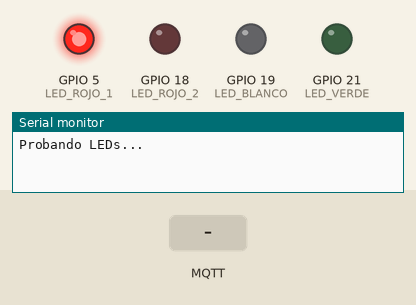
Recording of a sketch running on a simulated ESP32. Parts: output pins drawn as LEDs (lit = HIGH), the last lines printed to the serial monitor. Inputs (shaded band) come from the test bench. WiFi joins after 1.5 s; servers stay silent unless stated; no MQTT or app messages arrive unless stated.

Above: at 1.1 s.
At 1.6 s:
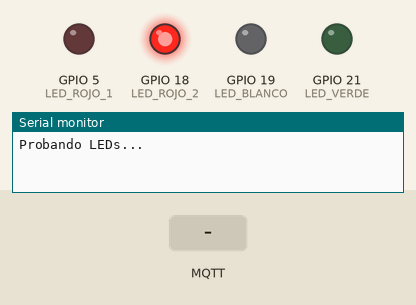
At 5.7 s:
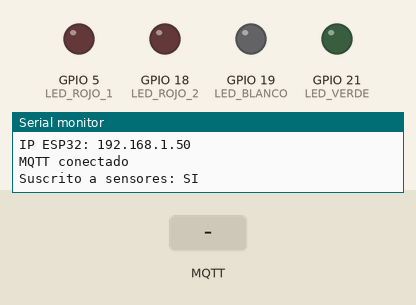
5.8 s: MQTT message "true" arrives on the first subscribed topic
7.3 s: MQTT message "si" arrives on the first subscribed topic
Timing chart, 0 to 10.3 s (numbered marks = the images above; inputs shaded):
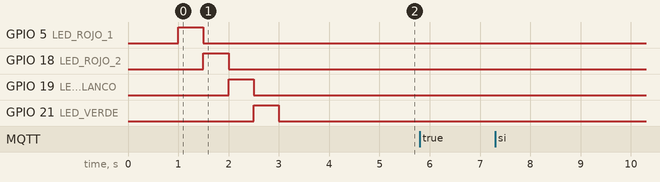

The sketch:

Suscriber_ESP32.ino
```cpp
#include <WiFi.h>
#include <PubSubClient.h>
#include <ArduinoJson.h>
#include <math.h>

// =====================================================
// WiFi
// =====================================================
const char* WIFI_SSID = "INFINITUM6388";
const char* WIFI_PASSWORD = "YRTQy3dXNX";

// =====================================================
// MQTT
// =====================================================
const char* MQTT_BROKER = "192.168.1.107";
const int MQTT_PORT = 1883;

const char* CLIENT_ID = "esp32-leds-cadena-frio";

// IMPORTANTE:
// Solo escuchamos /sensores porque trae TODO el estado completo.
const char* TOPIC_SENSORES = "escom/iot/equipoX/cadena_frio/sensores";

// =====================================================
// Pines de LEDs
// =====================================================
const int LED_ROJO_1 = 5;   // Producto fuera de rango
const int LED_ROJO_2 = 18;  // Ambiente fuera de rango
const int LED_BLANCO = 19;  // Puerta abierta
const int LED_VERDE  = 21;  // Todo OK

// Si tus LEDs están conectados así:
// GPIO -> resistencia -> LED -> GND
const int LED_ON = HIGH;
const int LED_OFF = LOW;

// Si algún LED prende al revés, cambia a:
// const int LED_ON = LOW;
// const int LED_OFF = HIGH;

// =====================================================
// Cliente WiFi/MQTT
// =====================================================
WiFiClient espClient;
PubSubClient mqttClient(espClient);

// =====================================================
// Apagar todos los LEDs
// =====================================================
void apagarLeds() {
  digitalWrite(LED_ROJO_1, LED_OFF);
  digitalWrite(LED_ROJO_2, LED_OFF);
  digitalWrite(LED_BLANCO, LED_OFF);
  digitalWrite(LED_VERDE, LED_OFF);
}

// =====================================================
// Prueba física de LEDs
// =====================================================
void probarLeds() {
  Serial.println("Probando LEDs...");

  apagarLeds();

  digitalWrite(LED_ROJO_1, LED_ON);
  delay(500);
  digitalWrite(LED_ROJO_1, LED_OFF);

  digitalWrite(LED_ROJO_2, LED_ON);
  delay(500);
  digitalWrite(LED_ROJO_2, LED_OFF);

  digitalWrite(LED_BLANCO, LED_ON);
  delay(500);
  digitalWrite(LED_BLANCO, LED_OFF);

  digitalWrite(LED_VERDE, LED_ON);
  delay(500);
  digitalWrite(LED_VERDE, LED_OFF);

  Serial.println("Prueba de LEDs terminada.");
}

// =====================================================
// Leer booleano de forma segura
// =====================================================
bool leerBool(JsonVariantConst valor, bool defaultValue = false) {
  if (valor.isNull()) {
    return defaultValue;
  }

  if (valor.is<bool>()) {
    return valor.as<bool>();
  }

  if (valor.is<int>()) {
    return valor.as<int>() != 0;
  }

  if (valor.is<const char*>()) {
    String texto = valor.as<String>();
    texto.toLowerCase();

    if (texto == "true" || texto == "1" || texto == "si" || texto == "abierta" || texto == "open") {
      return true;
    }

    if (texto == "false" || texto == "0" || texto == "no" || texto == "cerrada" || texto == "closed") {
      return false;
    }
  }

  return defaultValue;
}

// =====================================================
// Aplicar estado a LEDs
// =====================================================
void aplicarLeds(
  String estado,
  bool puertaAbierta,
  bool productoFueraRango,
  bool ambienteFueraRango,
  bool hayMasDeDosErrores,
  bool sensoresValidos
) {
  // =====================================================
  // Cada LED es independiente
  // =====================================================

  // Rojo 1: temperatura de PRODUCTO fuera de rango
  bool ledRojo1 = productoFueraRango;

  // Rojo 2: temperatura de AMBIENTE fuera de rango
  bool ledRojo2 = ambienteFueraRango;

  // Blanco: puerta abierta (sin importar la temperatura)
  bool ledBlanco = puertaAbierta;

  // Verde: SOLO cuando ambas temperaturas están en rango
  // (se agrega sensoresValidos para no prender verde si un sensor murió)
  bool ledVerde = (!productoFueraRango && !ambienteFueraRango && sensoresValidos);

  // =====================================================
  // Aplicar salidas físicas
  // =====================================================
  digitalWrite(LED_ROJO_1, ledRojo1 ? LED_ON : LED_OFF);
  digitalWrite(LED_ROJO_2, ledRojo2 ? LED_ON : LED_OFF);
  digitalWrite(LED_BLANCO, ledBlanco ? LED_ON : LED_OFF);
  digitalWrite(LED_VERDE, ledVerde ? LED_ON : LED_OFF);

  // =====================================================
  // Debug
  // =====================================================
  Serial.println("========== RESULTADO LEDS ==========");
  Serial.print("Estado: ");                  Serial.println(estado);
  Serial.print("Puerta abierta: ");          Serial.println(puertaAbierta ? "SI" : "NO");
  Serial.print("Producto fuera de rango: "); Serial.println(productoFueraRango ? "SI" : "NO");
  Serial.print("Ambiente fuera de rango: "); Serial.println(ambienteFueraRango ? "SI" : "NO");
  Serial.print("Sensores válidos: ");        Serial.println(sensoresValidos ? "SI" : "NO");
  Serial.print("LED Rojo 1 (producto): ");   Serial.println(ledRojo1 ? "ON" : "OFF");
  Serial.print("LED Rojo 2 (ambiente): ");   Serial.println(ledRojo2 ? "ON" : "OFF");
  Serial.print("LED Blanco (puerta): ");     Serial.println(ledBlanco ? "ON" : "OFF");
  Serial.print("LED Verde (OK temps): ");    Serial.println(ledVerde ? "ON" : "OFF");
  Serial.println("====================================");
}

// =====================================================
// Procesar JSON de /sensores
// =====================================================
void procesarJson(JsonDocument& doc) {
  String estado = doc["estado"] | "DESCONOCIDO";

  JsonObjectConst data = doc["data"].as<JsonObjectConst>();
  JsonObjectConst rangos = doc["rangos"].as<JsonObjectConst>();
  JsonObjectConst alertas = doc["alertas"].as<JsonObjectConst>();
  JsonObjectConst valid = doc["valid"].as<JsonObjectConst>();

  // =====================================================
  // Validación de sensores
  // =====================================================
  bool ds18b20Ok = leerBool(valid["ds18b20"], false);
  bool bmp280Ok = leerBool(valid["bmp280"], false);
  bool mc38Ok = leerBool(valid["mc38"], false);

  bool sensoresValidos = ds18b20Ok && bmp280Ok && mc38Ok;

  // =====================================================
  // Puerta
  // Se revisa por alertas y también por data.
  // En tu MCU: puerta_raw HIGH/1 = abierta, LOW/0 = cerrada.
  // =====================================================
  bool puertaPorAlerta = leerBool(alertas["puerta_abierta"], false);

  String puertaTexto = data["puerta"] | "";
  puertaTexto.toLowerCase();

  int puertaRaw = data["puerta_raw"] | -1;

  bool puertaPorTexto = puertaTexto == "abierta";
  bool puertaPorRaw = puertaRaw == 1;

  bool puertaAbierta = puertaPorAlerta || puertaPorTexto || puertaPorRaw;

  // =====================================================
  // Temperaturas y rangos
  // =====================================================
  float tempProducto = data["temperatura_producto_c"] | NAN;
  float tempAmbiente = data["temperatura_ambiente_c"] | NAN;

  float productoMin = rangos["producto"]["min_c"] | NAN;
  float productoMax = rangos["producto"]["max_c"] | NAN;

  float ambienteMin = rangos["ambiente"]["min_c"] | NAN;
  float ambienteMax = rangos["ambiente"]["max_c"] | NAN;

  // Primero leemos las alertas que ya vienen calculadas
  bool productoFueraPorAlerta = leerBool(alertas["temperatura_producto_fuera_rango"], false);
  bool ambienteFueraPorAlerta = leerBool(alertas["temperatura_ambiente_fuera_rango"], false);

  // También calculamos en el ESP32 como respaldo
  bool productoFueraPorCalculo = false;
  bool ambienteFueraPorCalculo = false;

  if (!isnan(tempProducto) && !isnan(productoMin) && !isnan(productoMax)) {
    productoFueraPorCalculo = tempProducto < productoMin || tempProducto > productoMax;
  }

  if (!isnan(tempAmbiente) && !isnan(ambienteMin) && !isnan(ambienteMax)) {
    ambienteFueraPorCalculo = tempAmbiente < ambienteMin || tempAmbiente > ambienteMax;
  }

  bool productoFueraRango = productoFueraPorAlerta || productoFueraPorCalculo;
  bool ambienteFueraRango = ambienteFueraPorAlerta || ambienteFueraPorCalculo;

  // =====================================================
  // Errores
  // =====================================================
  int totalErrores = 0;

  if (doc["errors"].is<JsonArray>()) {
    totalErrores = doc["errors"].as<JsonArray>().size();
  }

  bool hayMasDeDosErrores = totalErrores > 2;

  // =====================================================
  // Debug
  // =====================================================
  Serial.println("========== JSON INTERPRETADO ==========");
  Serial.print("estado: ");
  Serial.println(estado);

  Serial.print("puertaTexto: ");
  Serial.println(puertaTexto);

  Serial.print("puertaRaw: ");
  Serial.println(puertaRaw);

  Serial.print("puertaAbierta final: ");
  Serial.println(puertaAbierta ? "true" : "false");

  Serial.print("tempProducto: ");
  Serial.println(tempProducto);

  Serial.print("productoMin: ");
  Serial.println(productoMin);

  Serial.print("productoMax: ");
  Serial.println(productoMax);

  Serial.print("productoFueraPorAlerta: ");
  Serial.println(productoFueraPorAlerta ? "true" : "false");

  Serial.print("productoFueraPorCalculo: ");
  Serial.println(productoFueraPorCalculo ? "true" : "false");

  Serial.print("tempAmbiente: ");
  Serial.println(tempAmbiente);

  Serial.print("ambienteMin: ");
  Serial.println(ambienteMin);

  Serial.print("ambienteMax: ");
  Serial.println(ambienteMax);

  Serial.print("ambienteFueraPorAlerta: ");
  Serial.println(ambienteFueraPorAlerta ? "true" : "false");

  Serial.print("ambienteFueraPorCalculo: ");
  Serial.println(ambienteFueraPorCalculo ? "true" : "false");

  Serial.print("totalErrores: ");
  Serial.println(totalErrores);

  Serial.print("sensoresValidos: ");
  Serial.println(sensoresValidos ? "true" : "false");

  Serial.println("=======================================");

  aplicarLeds(
    estado,
    puertaAbierta,
    productoFueraRango,
    ambienteFueraRango,
    hayMasDeDosErrores,
    sensoresValidos
  );
}

// =====================================================
// Callback MQTT
// =====================================================
void callback(char* topic, byte* payload, unsigned int length) {
  Serial.println();
  Serial.print("Mensaje recibido en topic: ");
  Serial.println(topic);

  // Seguridad extra:
  // Aunque solo estamos suscritos a /sensores, ignoramos cualquier otro topic.
  if (String(topic) != TOPIC_SENSORES) {
    Serial.println("Topic ignorado. Solo se procesa /sensores.");
    return;
  }

  Serial.print("Tamaño payload: ");
  Serial.print(length);
  Serial.println(" bytes");

  DynamicJsonDocument doc(12288);

  DeserializationError error = deserializeJson(doc, payload, length);

  if (error) {
    Serial.print("Error al parsear JSON: ");
    Serial.println(error.c_str());
    return;
  }

  procesarJson(doc);
}

// =====================================================
// Conectar WiFi
// =====================================================
void conectarWiFi() {
  Serial.print("Conectando a WiFi: ");
  Serial.println(WIFI_SSID);

  WiFi.mode(WIFI_STA);
  WiFi.begin(WIFI_SSID, WIFI_PASSWORD);

  int intentos = 0;

  while (WiFi.status() != WL_CONNECTED && intentos < 40) {
    delay(500);
    Serial.print(".");
    intentos++;
  }

  Serial.println();

  if (WiFi.status() == WL_CONNECTED) {
    Serial.println("WiFi conectado");
    Serial.print("IP del ESP32: ");
    Serial.println(WiFi.localIP());
  } else {
    Serial.println("ERROR: No se pudo conectar al WiFi");
    Serial.print("WiFi status: ");
    Serial.println(WiFi.status());
  }
}

// =====================================================
// Conectar MQTT
// =====================================================
void conectarMQTT() {
  while (!mqttClient.connected()) {
    Serial.println();
    Serial.println("Intentando conectar a MQTT...");
    Serial.print("Broker: ");
    Serial.println(MQTT_BROKER);
    Serial.print("Puerto: ");
    Serial.println(MQTT_PORT);
    Serial.print("IP ESP32: ");
    Serial.println(WiFi.localIP());

    if (mqttClient.connect(CLIENT_ID)) {
      Serial.println("MQTT conectado");

      bool subSensores = mqttClient.subscribe(TOPIC_SENSORES);

      Serial.print("Suscrito a sensores: ");
      Serial.println(subSensores ? "SI" : "NO");

    } else {
      int estado = mqttClient.state();

      Serial.print("MQTT falló, rc=");
      Serial.println(estado);

      delay(3000);
    }
  }
}

// =====================================================
// Setup
// =====================================================
void setup() {
  Serial.begin(115200);
  delay(1000);

  pinMode(LED_ROJO_1, OUTPUT);
  pinMode(LED_ROJO_2, OUTPUT);
  pinMode(LED_BLANCO, OUTPUT);
  pinMode(LED_VERDE, OUTPUT);

  apagarLeds();
  probarLeds();

  conectarWiFi();

  mqttClient.setServer(MQTT_BROKER, MQTT_PORT);
  mqttClient.setCallback(callback);

  bool bufferOk = mqttClient.setBufferSize(12288);

  Serial.print("Buffer MQTT 12288: ");
  Serial.println(bufferOk ? "OK" : "ERROR");

  mqttClient.setKeepAlive(60);
}

// =====================================================
// Loop
// =====================================================
void loop() {
  if (WiFi.status() != WL_CONNECTED) {
    apagarLeds();
    delay(1000);
    return;
  }

  if (!mqttClient.connected()) {
    conectarMQTT();
  }

  mqttClient.loop();
}
```
